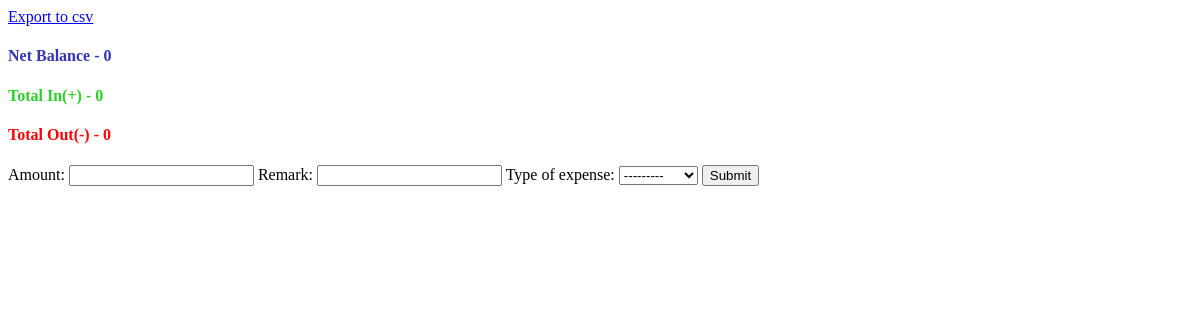
Before: /myexp/book-expenses/School Expenses (signed in) with the older database file.
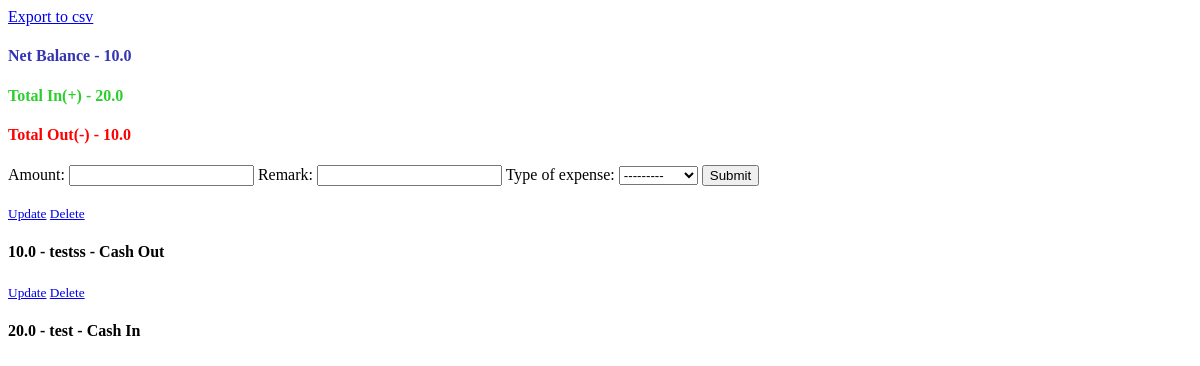
After: the same page with the newer database file.
### my_expenses/models.py (models this page shows)
class Expense(models.Model):
    kinds = (
        ("Cash In", "Cash In"),
        ("Cash Out", "Cash Out")
    )
    id = models.UUIDField(primary_key=True, default=uuid.uuid4, editable=False)
    user = models.ForeignKey(User, null=True, on_delete=models.SET_NULL)
    amount = models.FloatField()
    remark = models.CharField(max_length=200, default="")
    project = models.ForeignKey(Book, null=True, on_delete=models.SET_NULL)
    type_of_expense = models.CharField(max_length=100, null=True, choices=kinds)
    date_created = models.DateTimeField(auto_now_add=True)
    date_modified = models.DateTimeField(auto_now=True)
    class Meta:
        ordering = ["-date_created"]
    def __str__(self) -> str:
        return f"{self.type_of_expense} - {self.amount}"

### my_expenses/views.py (the view)
# urls.py: path("book-expenses/<str:name>", project_expenses, name="book_expense"),
def project_expenses(request, name):
    user = request.user
    book = Book.objects.get(name=name)
    expenses = book.expense_set.filter(user=user)
    cash_in = []
    cash_out = []
    for i in expenses:
        if i.type_of_expense == "Cash In":
           cash_in.append(i.amount)
        elif i.type_of_expense == "Cash Out":
            cash_out.append(i.amount)
    sum_cash_in = sum([i for i in cash_in])
    sum_cash_out = sum([i for i in cash_out])
    total_out = str(sum_cash_out).strip("-")
    balance = -(sum_cash_out) + sum_cash_in
    forms = ExpenseForm(initial={"user":user, "project":book})
    instance_model = user
    if request.method == "POST":
        forms = ExpenseForm(request.POST)
        if forms.is_valid():
            forms.save()
            return redirect("book_expense", book.name)
    context = {
            "expenses":expenses, "total_in":sum_cash_in, "total_out":total_out,
            "balance":balance, "forms":forms
            }
    return render(request, "index.html", context)

### my_expenses/forms.py
class ExpenseForm(forms.ModelForm):
    class Meta:
        model = Expense
        fields = "__all__"
        widgets = {"user":forms.HiddenInput(), "project":forms.HiddenInput()}

### my_expenses/templates/index.html (shortened to what this page needs)
<!DOCTYPE html>
<html lang="en">
<head>
</head>
<body>
    <a href="{% url 'download_csv' expenses %}">Export to csv</a><br>
    <h4 style="color: rgb(52, 52, 180);">Net Balance - {{balance}}</h4>
    <h4 style="color: rgb(44, 206, 44);">Total In(+) - {{total_in}}</h4>
    <h4 style="color: red;">Total Out(-) - {{total_out}}</h4>
    <form method="POST">{% csrf_token %}
        {{forms}}
        <button type="submit">Submit</button>
    </form><br>
    {% for i in expenses %}
    <article class="media content-section">
        <div class="media-body">
        <div class="article-metadata">
            <small>
                <a href="{% url 'detail' i.id %}">Update</a>
            </small>
            <small>
                <a href="{% url 'delete' i.id %}">Delete</a>
            </small>
        </div>
        <h4>{{i.amount}} - {{i.remark}} - {{i.type_of_expense}}
        </h4>
        </div>
    </article>
    {% endfor %}
</body>
</html>

Changed rows visible on the page:
added Expense: amount "10.0", remark "testss", type_of_expense "Cash Out"
added Expense: amount "20.0", remark "test", type_of_expense "Cash In"
Other visible differences:
{{ balance }}: "0" → "10.0"
{{ total_in }}: "0" → "20.0"
{{ total_out }}: "0" → "10.0"
